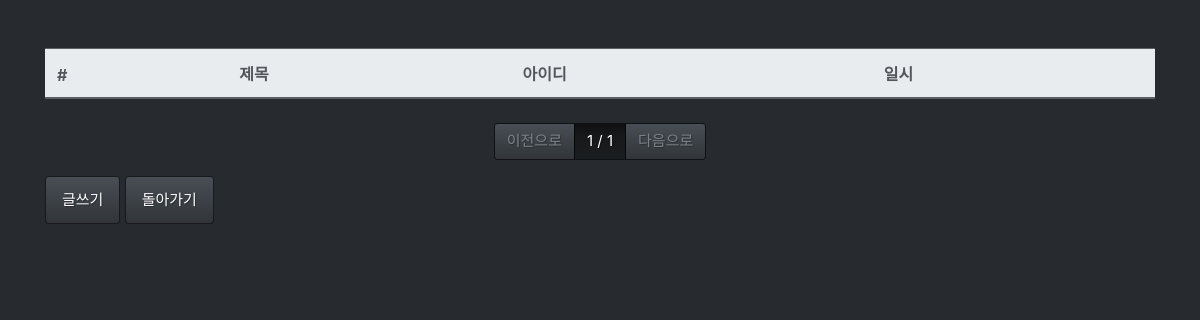
Before: /board/list/ with the older database file.
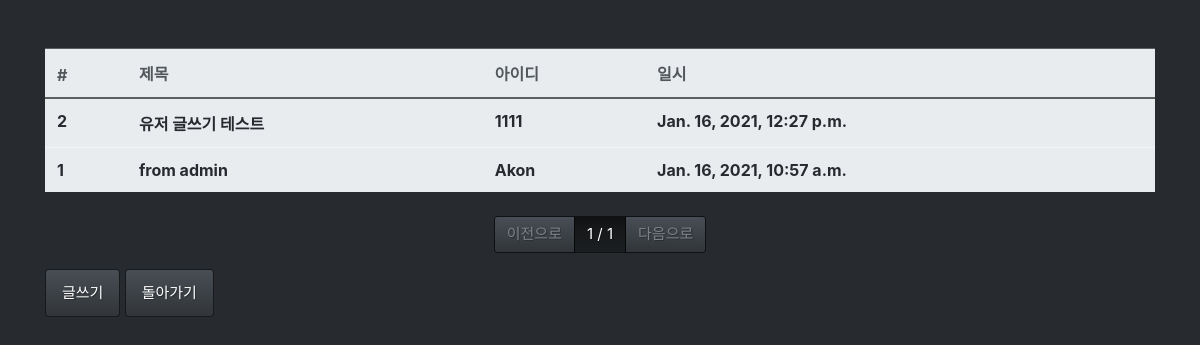
After: the same page with the newer database file.
### board/models.py (models this page shows, shortened)
class Board(models.Model):
    title = models.CharField(max_length=128,
                                verbose_name='제목')
    contents = models.TextField(verbose_name = '내용')
    writer = models.ForeignKey('fcuser.Fcuser',on_delete= models.CASCADE, verbose_name='작성자')
    registed_dttm = models.DateTimeField(auto_now_add=True,
                                        verbose_name='등록시간')
    class Meta:
        db_table = 'fastcampus_board'
        verbose_name = '테스트 페이지 게시글'
        verbose_name_plural ='테스트 페이지 게시글'

### fcuser/models.py (models this page shows)
class Fcuser(models.Model):
    username = models.CharField(max_length=32,
                                verbose_name='사용자명')
    useremail = models.EmailField(max_length=128,
                                verbose_name = '사용자 이메일')
    password = models.CharField(max_length=32,
                                verbose_name='비밀번호')
    registed_dttm = models.DateTimeField(auto_now_add=True,
                                        verbose_name='등록시간')
    def __str__(self):
        return self.username
    class Meta:
        db_table = 'fastcampus_fcuser'
        verbose_name = '테스트 페이지 사용자'
        verbose_name_plural ='테스트 페이지 이용자'

### board/views.py (the view)
# urls.py: path('list/', views.board_list),
def board_list(request):
    all_boards = Board.objects.all().order_by('-id')
    page = int(request.GET.get('p',1))
    paginator = Paginator(all_boards,3)
    boards = paginator.get_page(page)
    return render(request, 'board_list.html',{'boards':boards})

### board/templates/board_list.html
{% extends "base.html" %}
{% block contents %}
<div class = "row mt-5">
    <div class ="col-12">
        <table class = "table table-light">
            <thead class="thead-light">
                <tr>
                    <th>#</th>
                    <th>제목</th>
                    <th>아이디</th>
                    <th>일시</th>
                </tr>
            </thead>
            <tbody class = "text-dark">
                {% for board in boards %}
                <tr onclick="location.href='/board/detail/{{ board.id }}/'">
                    <th>{{ board.id }}</th>
                    <th>{{ board.title }}</th>
                    <th>{{ board.writer }}</th>
                    <th>{{ board.registed_dttm }}</th>
                </tr>
                {% endfor %}
            </tbody>
        </table>
    </div>
</div>
<div class="row mt-2">
    <div class ="col-12">
        <nav>
            <ul class = "pagination justify-content-center">
                {% if boards.has_previous %}
                <li class ="page-item">
                     <a class="page-link" href="?p={{ boards.previous_page_number }}">이전으로</a>
                </li>
                    {% else %}
                <li class ="page-item disabled">
                    <a class="page-link" href="#">이전으로</a>
                </li>
                {% endif %}
                <li class ="page-item active">
                    <a class="page-link" href="#">{{ boards.number}} / {{boards.paginator.num_pages}}</a>
                </li>
                {% if boards.has_next %}
                <li class ="page-item">
                    <a class="page-link" href="?p={{ boards.next_page_number }}">다음으로</a>
                </li>
                {% else %}
                <li class ="page-item disabled">
                    <a class="page-link" href="#">다음으로</a>
                </li>
                {% endif %}
            </ul>
        </nav>
    </div>
</div>
<div class="row">
    <div class ="col-12">
        <button class ="btn btn-primary" onclick="location.href='/board/write/'">글쓰기</button>
        <button class ="btn btn-primary" onclick="location.href='/'">돌아가기</button>
    </div>
</div>
{% endblock %}

### board/templates/base.html (shortened to what this page needs)
<html>
    <link rel="stylesheet" href= "/static/bootstrap.min.css" />
    <body>
        <div class = "container">
        {% block contents %}
        {% endblock %}
        </div>
    </body>
</html>

Changed rows visible on the page:
added Board: id "2", title "유저 글쓰기 테스트", writer "1111", registed_dttm "Jan. 16, 2021, 12:27 p.m."
added Board: id "1", title "from admin", writer "Akon", registed_dttm "Jan. 16, 2021, 10:57 a.m."
